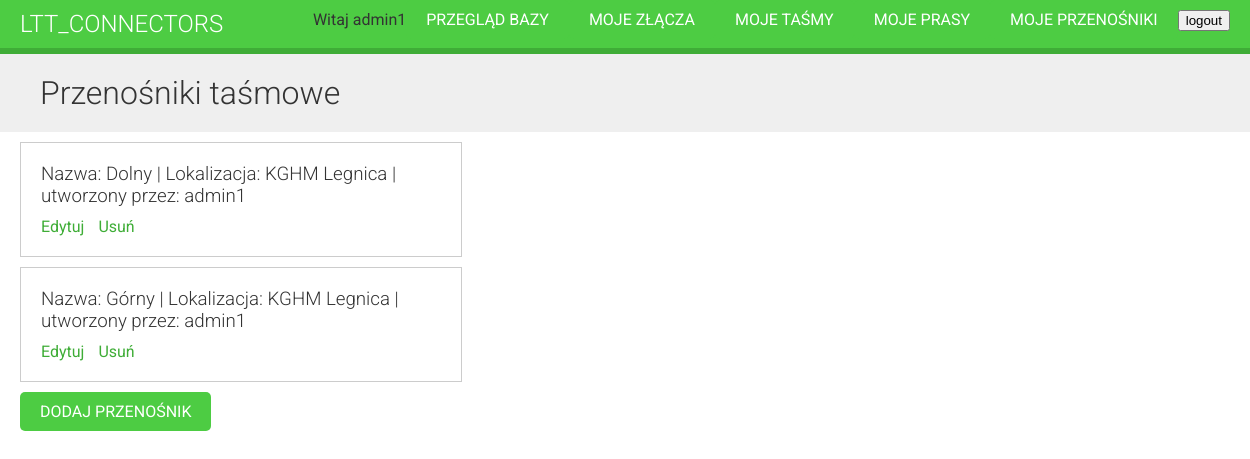
/connectors/cmine/ (signed in), run on the app's committed database.
### connectors/models.py (models this page shows, shortened)
class Conveyor(models.Model):
    owner = models.ForeignKey(User, on_delete=models.CASCADE)
    name = models.CharField(max_length=200)
    mine = models.CharField(max_length=200)
    class Meta:
        ordering = ('name',)

### connectors/views.py (the view)
# urls.py: path('cmine/', views.ManageConveyorListView.as_view(), name='manage_conveyor_list'),
class ManageConveyorListView(OwnerConveyorMixin, ListView):
    model = Conveyor
    template_name = 'connectors/manage/conveyor/list.html'
    permission_required = 'connectors.view_conveyor'
    def get_queryset(self):
        qs = super().get_queryset()
        return qs.filter(owner=self.request.user)

### connectors/views.py (called while the page is built)
    def get_queryset(self):
        qs = super().get_queryset()
        return qs.filter(owner=self.request.user)

### connectors/templates/connectors/manage/conveyor/list.html (shortened to what this page needs)
{% extends "base.html" %}
{% block content %}
  <h1>Przenośniki taśmowe</h1>
  <div class="module">
    {% for conveyor in object_list %}
      <div class="conveyor-info">
        <h3>Nazwa: {{ conveyor.name }} | Lokalizacja: {{ conveyor.mine }} | utworzony przez: {{ conveyor.owner }}</h3>
        <p>
            <a href="{% url "conveyor_edit" conveyor.id %}">Edytuj</a>
            <a href="{% url "conveyor_delete" conveyor.id %}">Usuń</a>
        </p>
      </div>
    {% empty %}
      <p>Brak przenośników</p>
    {% endfor %}
    <p>
      <a href="{% url "conveyor_create" %}" class="button">Dodaj przenośnik</a>
    </p>
  </div>
{% endblock %}

### connectors/templates/base.html (shortened to what this page needs)
{% load static %}
<!DOCTYPE html>
<html>
    <head>
        <link href="{% static "css/base.css" %}" rel="stylesheet">
    </head>
    <body>
        <div id="header">
            <a href="/" class="logo">LTT_Connectors</a>
            <ul class="menu">
                {% if request.user.is_authenticated %}
                    <li>
                        <form method="post" action="{% url 'logout' %}">
                            <button type="submit" class="submit">logout</button>
                        </form></li>
                {% else %}
                    <li><a href="{% url 'login' %}">zaloguj</a></li>
                {% endif %}
            </ul>
            <ul class="menu">
                <li><a href="{% url 'manage_conveyor_list' %}" class="button" >Moje przenośniki</a></li>
            </ul>
            <ul class="menu">
                <li><a href="{% url 'manage_press_list' %}" class="button" >Moje prasy</a></li>
            </ul>
            <ul class="menu">
                <li><a href="{% url 'manage_belt_list' %}" class="button" >Moje taśmy</a></li>
            </ul>
            <ul class="menu">
                <li><a href="{% url 'manage_splice_list' %}" class="button" >Moje złącza</a></li>
            </ul>
            <ul class="menu">
                <li><a href="{% url 'base_view' %}" class="button" >Przegląd bazy</a></li>
            </ul>
            <ul class="menu">
                <li>Witaj {{ request.user.first_name|default:request.user.username }}</li>
            </ul>
        </div>
        <div id="content">
            {% block content %}
            {% endblock %}
        </div>
    </body>
</html>

### connectors/static/css/base.css (style rules this page uses)
body { margin:0; font-family:'Roboto', sans-serif; font-weight:400; color:#333; }
a { color:#3fad37; text-decoration:none; }
ul { float:left; }
h1, h2, h3, h4, h5, h6 { font-family:'Roboto', sans-serif; font-weight:300; }
h1 { background:#efefef; width:100%; overflow:auto; padding:20px 0 20px 40px; margin:0; }
.module { padding:10px 20px; float:left; width:600px; }
.module h3 { margin:20px 0 0; padding:0; width:100%; }
.module p { margin:10px 0 20px; width:100%; float:left; }
#header { background:#4dcc43; overflow:auto; padding:10px 20px; border-bottom:6px solid #3fad37; }
#header .logo { text-decoration:none; font-family:'Roboto', sans-serif; font-weight:300; text-transform:uppercase; font-size:24px; color:#fff; float:left; }
#header a { color:#fff; }
#header .menu { list-style:none; float:right; margin:0; padding:0; }
input[type=submit], a.button { border-radius:5px; background:#4dcc43; color:#fff; font-size:16px; text-transform:uppercase; border:none; padding:10px 20px; margin:20px 0; }
.conveyor-info { border:1px solid #ccc; padding:0 20px; margin-bottom:10px; width:400px; overflow:auto; }
.conveyor-info a { margin-right:10px; }

### data on the page
Conveyor: name "Dolny", mine "KGHM Legnica", owner "admin1"
Conveyor: name "Górny", mine "KGHM Legnica", owner "admin1"

### other printed values
{{ request.user.first_name|default:request.user.username }} "admin1"
